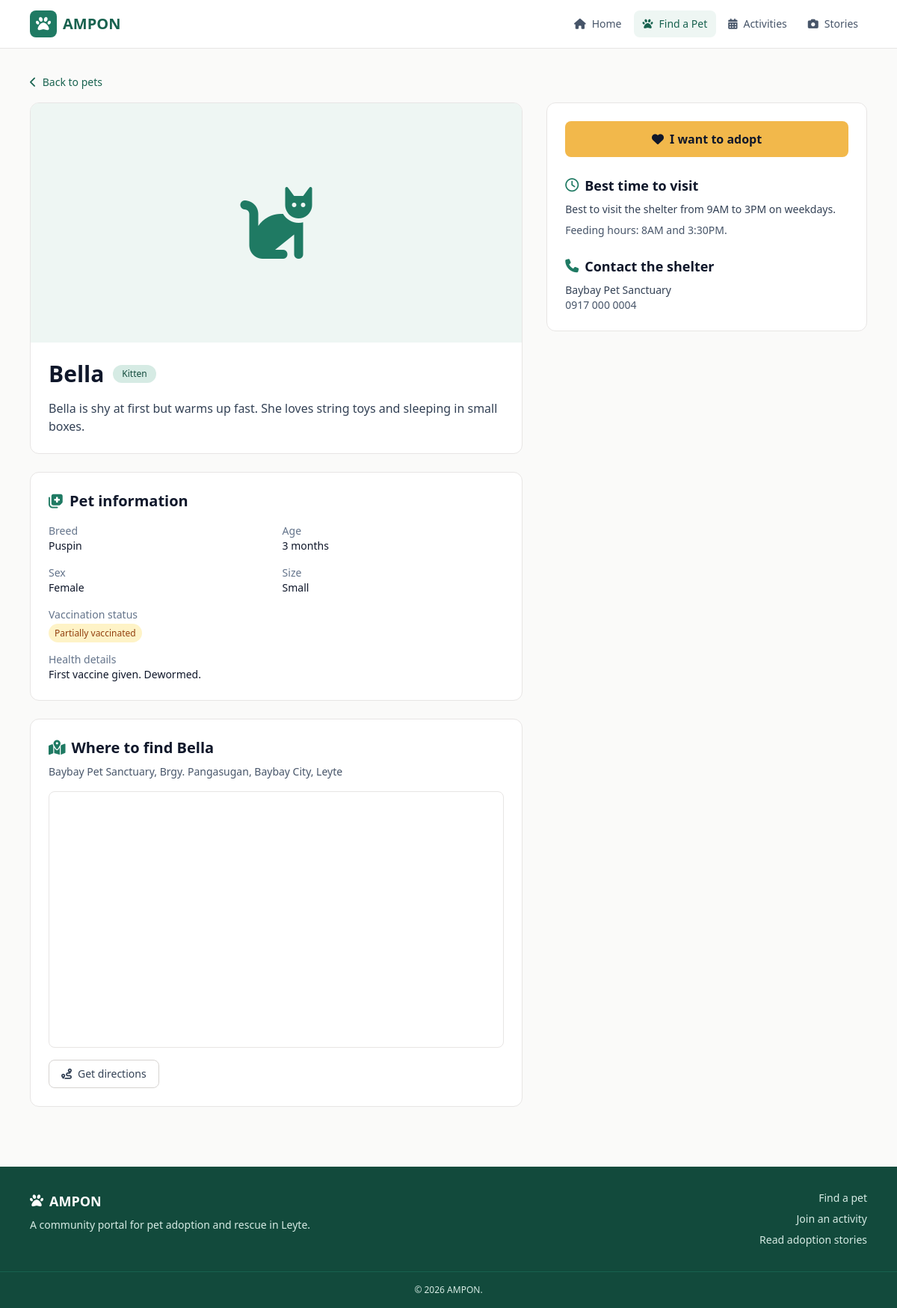
/pet.php?id=10, run on the app's committed database.
### tables this page shows
CREATE TABLE `pets` (
  `id` int(11) NOT NULL,
  `shelter_id` int(11) NOT NULL,
  `name` varchar(60) NOT NULL,
  `category` enum('Dog','Cat','Puppy','Kitten') NOT NULL,
  `breed` varchar(80) NOT NULL,
  `age_label` varchar(30) NOT NULL,
  `sex` enum('Male','Female') NOT NULL,
  `size` enum('Small','Medium','Large') NOT NULL,
  `vaccination_status` enum('Fully vaccinated','Partially vaccinated','Not vaccinated') NOT NULL,
  `health_details` varchar(255) NOT NULL,
  `description` text NOT NULL,
  `image` varchar(120) DEFAULT NULL,
  `status` enum('available','adopted') NOT NULL DEFAULT 'available',
  `created_at` timestamp NOT NULL DEFAULT current_timestamp()
);

CREATE TABLE `shelters` (
  `id` int(11) NOT NULL,
  `name` varchar(120) NOT NULL,
  `municipality` varchar(80) NOT NULL,
  `barangay` varchar(80) NOT NULL,
  `address` varchar(200) NOT NULL,
  `map_query` varchar(200) NOT NULL,
  `contact` varchar(40) NOT NULL,
  `visit_days` varchar(60) NOT NULL,
  `visit_start` time NOT NULL,
  `visit_end` time NOT NULL,
  `feeding_time` varchar(80) NOT NULL
);

### helpers.php (called while the page is built, shortened)
<?php
function e($value): string
{
    return htmlspecialchars((string)$value, ENT_QUOTES, 'UTF-8');
}
function pet_icon(string $category): string
{
    return in_array($category, ['Cat', 'Kitten'], true) ? 'fa-cat' : 'fa-dog';
}
function fmt_time(?string $time): string
{
    $ts = strtotime($time);
    return date('i', $ts) === '00' ? date('gA', $ts) : date('g:iA', $ts);
}
function map_src(string $query): string
{
    return 'https://maps.google.com/maps?q=' . rawurlencode($query) . '&output=embed';
}
function directions_url(string $query): string
{
    return 'https://www.google.com/maps/dir/?api=1&destination=' . rawurlencode($query);
}
function vacc_classes(string $status): string
{
    if ($status === 'Partially vaccinated') return 'bg-amber-100 text-amber-800';
    return 'bg-rose-100 text-rose-800';
}
function photo_path(?string $file): ?string
{
    if (!$file) return null;
    $name = basename($file);
    return is_file(__DIR__ . '/../assets/img/' . $name) ? 'assets/img/' . $name : null;
}
    ?>

### pet.php (the view, shortened to what this page needs)
<?php
require __DIR__ . '/config.php';
$id = (int)($_GET['id'] ?? 0);
$stmt = $pdo->prepare(
    "SELECT p.*, s.name AS shelter_name, s.municipality, s.barangay, s.address, s.map_query,
            s.contact, s.visit_days, s.visit_start, s.visit_end, s.feeding_time
     FROM pets p JOIN shelters s ON s.id = p.shelter_id WHERE p.id = :id"
);
$stmt->execute([':id' => $id]);
$pet = $stmt->fetch();
require __DIR__ . '/includes/header.php';
if (!$pet): ?>
<?php require __DIR__ . '/includes/footer.php'; exit; endif;
$img = photo_path($pet['image']);
$available = $pet['status'] === 'available';
?>
<section class="max-w-6xl mx-auto px-4 py-8">
  <a href="pets.php" class="text-sm text-brand-700 font-medium hover:underline inline-flex items-center gap-2"><i class="fa-solid fa-chevron-left" aria-hidden="true"></i>Back to pets</a>
  <div class="mt-4 grid lg:grid-cols-5 gap-8">
    <div class="lg:col-span-3 space-y-6">
      <div class="bg-white rounded-xl border border-stone-200 overflow-hidden">
        <div class="h-64 md:h-80 bg-brand-50 flex items-center justify-center">
          <?php if ($img): ?>
            <img src="<?= e($img) ?>" alt="<?= e($pet['name']) ?>" class="h-full w-full object-cover">
          <?php else: ?>
            <i class="fa-solid <?= pet_icon($pet['category']) ?> text-8xl text-brand-600" aria-hidden="true"></i>
          <?php endif; ?>
        </div>
        <div class="p-6">
          <div class="flex flex-wrap items-center gap-3">
            <h1 class="text-3xl font-bold text-slate-900"><?= e($pet['name']) ?></h1>
            <span class="text-xs font-medium bg-brand-100 text-brand-800 rounded-full px-3 py-1"><?= e($pet['category']) ?></span>
          </div>
          <p class="text-slate-700 mt-4"><?= nl2br(e($pet['description'])) ?></p>
        </div>
      </div>
      <div class="bg-white rounded-xl border border-stone-200 p-6">
        <h2 class="text-xl font-semibold text-slate-900 flex items-center gap-2"><i class="fa-solid fa-notes-medical text-brand-600" aria-hidden="true"></i>Pet information</h2>
        <dl class="mt-4 grid sm:grid-cols-2 gap-4 text-sm">
          <div><dt class="text-slate-500">Breed</dt><dd class="font-medium text-slate-900"><?= e($pet['breed']) ?></dd></div>
          <div><dt class="text-slate-500">Age</dt><dd class="font-medium text-slate-900"><?= e($pet['age_label']) ?></dd></div>
          <div><dt class="text-slate-500">Sex</dt><dd class="font-medium text-slate-900"><?= e($pet['sex']) ?></dd></div>
          <div><dt class="text-slate-500">Size</dt><dd class="font-medium text-slate-900"><?= e($pet['size']) ?></dd></div>
          <div>
            <dt class="text-slate-500">Vaccination status</dt>
            <dd class="mt-1"><span class="text-xs font-medium rounded-full px-2 py-1 <?= vacc_classes($pet['vaccination_status']) ?>"><?= e($pet['vaccination_status']) ?></span></dd>
          </div>
          <div class="sm:col-span-2"><dt class="text-slate-500">Health details</dt><dd class="font-medium text-slate-900"><?= e($pet['health_details']) ?></dd></div>
        </dl>
      </div>
      <div class="bg-white rounded-xl border border-stone-200 p-6">
        <h2 class="text-xl font-semibold text-slate-900 flex items-center gap-2"><i class="fa-solid fa-map-location-dot text-brand-600" aria-hidden="true"></i>Where to find <?= e($pet['name']) ?></h2>
        <p class="text-sm text-slate-600 mt-2"><?= e($pet['shelter_name']) ?>, Brgy. <?= e($pet['barangay']) ?>, <?= e($pet['municipality']) ?>, Leyte</p>
        <div class="mt-4 rounded-lg overflow-hidden border border-stone-200 aspect-video">
          <iframe src="<?= e(map_src($pet['map_query'])) ?>" class="w-full h-full" loading="lazy" title="Map of <?= e($pet['shelter_name']) ?>"></iframe>
        </div>
        <a href="<?= e(directions_url($pet['map_query'])) ?>" target="_blank" rel="noopener" class="mt-4 inline-flex items-center gap-2 rounded-lg border border-stone-300 hover:border-brand-600 px-4 py-2 text-sm font-medium text-slate-700">
          <i class="fa-solid fa-route" aria-hidden="true"></i>Get directions
        </a>
      </div>
    </div>
    <aside class="lg:col-span-2 space-y-6">
      <div class="bg-white rounded-xl border border-stone-200 p-6 lg:sticky lg:top-24">
        <?php if ($available): ?>
          <a href="adopt.php?pet_id=<?= (int)$pet['id'] ?>" class="w-full inline-flex items-center justify-center gap-2 rounded-lg bg-sun-400 hover:bg-sun-500 text-slate-900 font-semibold px-5 py-3">
            <i class="fa-solid fa-heart" aria-hidden="true"></i>I want to adopt
          </a>
        <?php endif; ?>
        <h2 class="text-lg font-semibold text-slate-900 mt-6 flex items-center gap-2"><i class="fa-regular fa-clock text-brand-600" aria-hidden="true"></i>Best time to visit</h2>
        <p class="text-sm text-slate-700 mt-2">
          Best to visit the shelter from <?= fmt_time($pet['visit_start']) ?> to <?= fmt_time($pet['visit_end']) ?> on <?= e($pet['visit_days']) ?>.
        </p>
        <p class="text-sm text-slate-600 mt-2">Feeding hours: <?= e($pet['feeding_time']) ?>.</p>
        <h2 class="text-lg font-semibold text-slate-900 mt-6 flex items-center gap-2"><i class="fa-solid fa-phone text-brand-600" aria-hidden="true"></i>Contact the shelter</h2>
        <p class="text-sm text-slate-700 mt-2"><?= e($pet['shelter_name']) ?></p>
        <p class="text-sm text-slate-600"><?= e($pet['contact']) ?></p>
      </div>
    </aside>
  </div>
</section>
<?php require __DIR__ . '/includes/footer.php'; ?>

### data on the page
pets: name "Bella", category "Kitten", description "Bella is shy at first but warms up fast. She loves string toys and sleeping in small boxes.", breed "Puspin", age_label "3 months", sex "Female", size "Small", vaccination_status "Partially vaccinated", health_details "First vaccine given. Dewormed.", shelter.name "Baybay Pet Sanctuary", shelter.barangay "Pangasugan", shelter.municipality "Baybay City", shelter.visit_start "9AM", shelter.visit_end "3PM", shelter.visit_days "weekdays", shelter.feeding_time "8AM and 3:30PM", shelter.contact "0917 000 0004"

### other printed values
$label "Home"
$label "Find a Pet"
$label "Activities"
$label "Stories"
